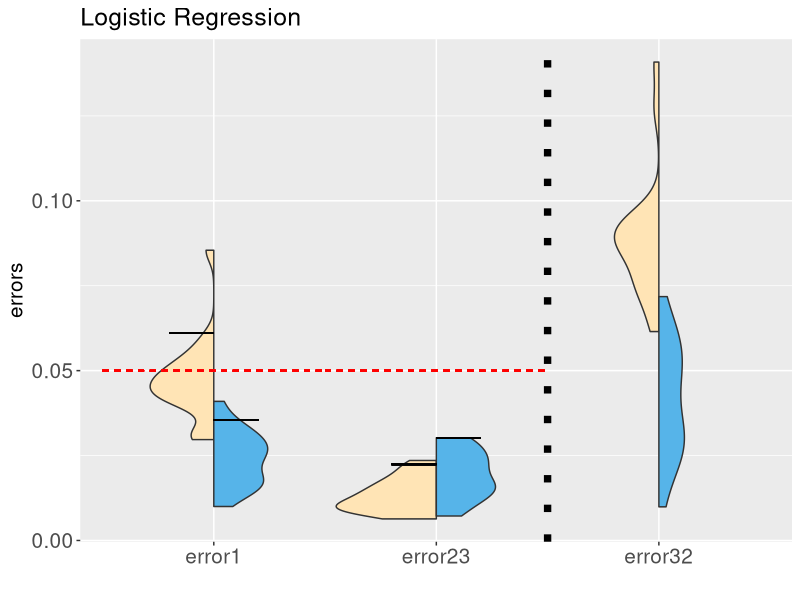

Write the R code that produced this figure. (Note: a time limit stopped this script after it produced the figure.)
####################
#generating SIMPLE EXAMPLE similar to the results in Figure 4 
library(nnet)
library(randomForest)
library(e1071)
library(pROC)
library(dplyr) 
library(ggplot2)
library(gridExtra)


##################
#functions for producing half violin plots
GeomSplitViolin <- ggproto("GeomSplitViolin", GeomViolin, 
                           draw_group = function(self, data, ..., draw_quantiles = NULL) {
                             data <- transform(data, xminv = x - violinwidth * (x - xmin), xmaxv = x + violinwidth * (xmax - x))
                             grp <- data[1, "group"]
                             newdata <- plyr::arrange(transform(data, x = if (grp %% 2 == 1) xminv else xmaxv), if (grp %% 2 == 1) y else -y)
                             newdata <- rbind(newdata[1, ], newdata, newdata[nrow(newdata), ], newdata[1, ])
                             newdata[c(1, nrow(newdata) - 1, nrow(newdata)), "x"] <- round(newdata[1, "x"])
                             
                             if (length(draw_quantiles) > 0 & !scales::zero_range(range(data$y))) {
                               stopifnot(all(draw_quantiles >= 0), all(draw_quantiles <=
                                                                         1))
                               quantiles <- ggplot2:::create_quantile_segment_frame(data, draw_quantiles)
                               aesthetics <- data[rep(1, nrow(quantiles)), setdiff(names(data), c("x", "y")), drop = FALSE]
                               aesthetics$alpha <- rep(1, nrow(quantiles))
                               both <- cbind(quantiles, aesthetics)
                               quantile_grob <- GeomPath$draw_panel(both, ...)
                               ggplot2:::ggname("geom_split_violin", grid::grobTree(GeomPolygon$draw_panel(newdata, ...), quantile_grob))
                             }
                             else {
                               ggplot2:::ggname("geom_split_violin", GeomPolygon$draw_panel(newdata, ...))
                             }
                           })

geom_split_violin <- function(mapping = NULL, data = NULL, stat = "ydensity", position = "identity", ..., 
                              draw_quantiles = NULL, trim = TRUE, scale = "area", na.rm = FALSE, 
                              show.legend = NA, inherit.aes = TRUE) {
  layer(data = data, mapping = mapping, stat = stat, geom = GeomSplitViolin, 
        position = position, show.legend = show.legend, inherit.aes = inherit.aes, 
        params = list(trim = trim, scale = scale, draw_quantiles = draw_quantiles, na.rm = na.rm, ...))
}
#######################################


# Classifer with respect to t1 and t2
np_decision <- function(t1,t2, prob){
  n = dim(prob)[1]
  d1 = which(prob[,1] >= t1)
  d2 = which(prob[,2]/prob[,3] >= t2)
  decision = rep(3,n)
  decision[d2] = 2
  decision[d1] = 1
  return(decision)
}




alpha_1 = 0.05
alpha_2 = 0.05
delta_1 = 0.05
delta_2 = 0.05
n1 = 500 # class 1
n2 = 500# class 2
n3 = 500# class 3
n_all = n1 + n2 + n3

pi_1 = n1 /n_all
pi_2 = n2 /n_all
pi_3 = n3 /n_all
n_check = 60000


nc1 = n_check*pi_1

nc2 = n_check*pi_2

nc3 = n_check*pi_3

ns1 = n1*0.5#the size of sample used to train scoring function for class 1
nt1 = n1*0.5 #the size of sample used to choose threshold t1
ns2 = n2*0.45
nt2 = n2*0.5
ne2 = n2*0.05
ns3 = n3*0.45
nt3 = n3*0.5
ne3 = n3*0.05
c = 2
c_n = c/sqrt(nt2)
#c_n = alpha_2
delta_22 = exp(-2* nt2 * c_n^2)
delta_21 = max(delta_2 - delta_22, 0)


k1_u = qbinom(delta_1, nt1, alpha_1)


error_non = NULL
error_sets = NULL

error_sets_1 = NULL
error_sets_2 = NULL
error_sets_3 = NULL
error_sets_12 = NULL
error_sets_13 = NULL
error_sets_21 = NULL
error_sets_23 = NULL
error_sets_31 = NULL
error_sets_32 = NULL
error_sets_star = NULL
error_sets_e = NULL
error_sets_32_0  = NULL
error_sets_23_0 = NULL
error_sets_star_0 = NULL
error_sets_e_0  = NULL
set.seed(202201)
for(ii in 1:20){
  
  set_1 = data.frame(Y = rep(1,n1), X = rnorm(n1, 0, 1), X2 = rnorm(n1, -1, 1))
  set_2 = data.frame(Y = rep(2,n2), X = rnorm(n2,-1, 1), X2 = rnorm(n2, 1, 1))
  set_3 = data.frame(Y = rep(3,n3), X = rnorm(n3, 1, 1), X2 = rnorm(n3, 0, 1))
  
  
  set_s = rbind(set_1[1:ns1,],set_2[1:ns2,], set_3[1:ns3,] )
  set_t = rbind(set_1[(ns1 + 1) : (ns1 + nt1),],set_2[(ns2 + 1) : (ns2 + nt2),],set_3[(ns3 + 1) : (ns3 + nt3),] )
  
  set_2e = set_2[(ns2 + nt2 + 1) : n2,] 
  set_3e = set_3[(ns3 + nt3 + 1) : n3,] 
  set_e = rbind(set_2e, set_3e)
  
  
  
  set_1c = data.frame(Y = rep(1,nc1), X = rnorm(nc1, 0, 1), X2 = rnorm(nc1, -1, 1))
  set_2c = data.frame(Y = rep(2,nc2), X = rnorm(nc2,-1, 1), X2 = rnorm(nc2, 1, 1))
  set_3c = data.frame(Y = rep(3,nc3), X = rnorm(nc3, 1, 1), X2 = rnorm(nc3, 0, 1))
  set_c = rbind(set_1c,set_2c, set_3c)
  
  
  model_1 <-  multinom(as.factor(Y)~.,data = rbind(set_s,set_2e, set_3e))
  model <-  multinom(as.factor(Y)~.,data = rbind(set_s, set_3[(ns3 + 1) : (ns3 + nt3),]))
  
  
  prob_set = predict(model_1, newdata = set_t, "probs")#
  Y_1 = set_t$Y
  Y_1[which( Y_1 > 1)] = 2
  
  t1_set<- roc(Y_1,  prob_set[,1],levels=c(1, 2), direction=">") %>%
    coords(transpose = FALSE) %>%
    filter(specificity >= 1 -alpha_1)
  t1 = max(t1_set[,1])
  
  index_Y_2 = which( set_t$Y %in% c(2,3))
  prob_2_inter =  prob_set[which( set_t$Y %in% c(2,3)), ]
  prob_2 = prob_2_inter[,2]/ prob_2_inter[,3]
  Y_2 = set_t$Y[which( set_t$Y %in% c(2,3))]
  
  t2_set<- roc(Y_2, prob_2,levels=c(2,3), direction=">") %>%
    coords(transpose = FALSE) %>%
    filter(specificity>= 1- alpha_2)
  t2 = max(t2_set[,1])
  prob_c = predict(model_1, newdata = set_c, "probs") #
  class = np_decision(t1,t2,prob_c)
  error = 1 - sum(class == set_c$Y)/(nc1 + nc2 + nc3)
  i_class = which(set_c$Y == 1)
  error1 = mean(class[i_class]!= 1)
  error12 = mean(class[i_class]== 2)
  error13 = mean(class[i_class]== 3)
  
  i_class = which(set_c$Y == 2)
  error2 = mean(class[i_class]!= 2)
  error21 = mean(class[i_class]== 1)
  error23 = mean(class[i_class]== 3)
  
  
  
  i_class = which(set_c$Y == 3)
  error3 = mean(class[i_class]!= 3)
  
  error31 = mean(class[i_class]== 1)
  error32 = mean(class[i_class]== 2)
  
  error_non = rbind(error_non, c(error, error1,error12,error13,error2,error21,error23, error3,error31,error32))
  
  prob_set = predict(model, newdata = set_t, "probs")
  prob_1 =  prob_set[which( set_t$Y == 1), ]
  prob_2 =  prob_set[which( set_t$Y == 2), ]
  prob_e = predict(model, newdata = set_e, "probs")
  prob_c = predict(model, newdata = set_c, "probs")
  set_T_1 = sort(prob_1[,1])
  k2_l = qbinom(delta_2, nt2, alpha_2)
  t2_l = sort(prob_2[,2]/prob_2[,3])[k2_l]
  error_set = NULL
  error_set_1 = NULL
  error_set_2 = NULL
  error_set_3 = NULL
  error_set_12 = NULL
  error_set_13 = NULL
  error_set_21 = NULL
  error_set_23 = NULL
  error_set_31 = NULL
  error_set_32 = NULL
  error_set_star = NULL
  error_set_e  = NULL
  for (k1 in 1:k1_u){
    t1 = set_T_1[k1]
    set_T_2 = prob_2[which(prob_2[,1] < t1),2]/prob_2[which(prob_2[,1] < t1),3]
    nt22 = length(set_T_2)
    p_hat =nt22 /nt2 
    p_2 = p_hat + c_n
    alpha_21 = alpha_2/p_2
    if(alpha_21 <= 1) {k2 = qbinom(delta_21, nt22, alpha_21)}else{k2 = 0}
    t2 = sort(set_T_2)[k2]
    if(k2 == 0){t2 = t2_l}
    
    
    class = np_decision(t1,t2,prob_e)
    i_class = which(set_e$Y == 2)
    error2e = mean(class[i_class]== 1)
    i_class = which(set_e$Y == 3)
    error3e = mean(class[i_class]!= 3 )
    error_e = pi_2*error2e + pi_3*error3e
    error_set_e = c(error_set_e,error_e)
    
    class = np_decision(t1,t2,prob_c)
    error = 1 - sum(class == set_c$Y)/(nc1 + nc2 + nc3)
    error_set = c(error_set,error)
    i_class = which(set_c$Y == 1)
    error = mean(class[i_class]!= 1)
    error_set_1 = c(error_set_1,error)
    error = mean(class[i_class]== 2)
    error_set_12 = c(error_set_12,error)
    error = mean(class[i_class]== 3)
    error_set_13 = c(error_set_13,error)
    
    i_class = which(set_c$Y == 2)
    error = mean(class[i_class]!= 2)
    error_set_2 = c(error_set_2,error)
    error = mean(class[i_class]== 1)
    error_set_21 = c(error_set_21,error)
    error = mean(class[i_class]== 3)
    error_set_23 = c(error_set_23,error)
    
    
    i_class = which(set_c$Y == 3)
    error = mean(class[i_class]!= 3)
    error_set_3 = c(error_set_3,error)
    error = mean(class[i_class]== 1)
    error_set_31 = c(error_set_31,error)
    error = mean(class[i_class]== 2)
    error_set_32 = c(error_set_32,error)
    
    n_class =c( which(set_c$Y == 1), which(set_c$Y == 2 & class == 3))
    
    error = sum(class[-n_class]!= set_c$Y[-n_class])/(nc1 + nc2 + nc3)
    error_set_star = c(error_set_star,error)
  }
  error_sets = rbind(error_sets,error_set)
  error_sets_1 = rbind(error_sets_1,error_set_1)
  error_sets_12 = rbind(error_sets_12,error_set_12)
  error_sets_13= rbind(error_sets_13,error_set_13)
  error_sets_2 = rbind(error_sets_2,error_set_2)
  error_sets_21 = rbind(error_sets_21,error_set_21)
  error_sets_23 = rbind(error_sets_23,error_set_23)
  error_sets_3 = rbind(error_sets_3,error_set_3)
  error_sets_31 = rbind(error_sets_31,error_set_31)
  error_sets_32 = rbind(error_sets_32,error_set_32)
  error_sets_star = rbind(error_sets_star,error_set_star)
  error_sets_e = rbind(error_sets_e,error_set_e)
  
}



error_1_es = NULL
error_23_es = NULL
error_32_es = NULL
for(i in 1:20){
  min_k = max( which(error_sets_e[i,] == min(error_sets_e[i,])))
  error_1_es = c(error_1_es,error_sets_1[i, min_k ])    
  error_23_es = c(error_23_es,error_sets_23[i, min_k ]) 
  error_32_es = c(error_32_es,error_sets_32[i, min_k ])    
  
}


quant11 =  quantile(error_1_es ,probs = 0.95)
quant21 =  quantile(error_23_es,probs = 0.95)

quant31 =  quantile(error_non[,2],probs = 0.95)
quant41 =  quantile(error_non[,7],probs = 0.95)

table_record =   matrix( round( c(quant31,quant41,mean(error_non[,10]),quant11,quant21,mean(error_32_es)), digits = 3),
                         ncol = 3,byrow = TRUE)

rownames(table_record) = c("ROC","H-NP")
colnames(table_record) = c("Error1","Error23","Error32")

table_1 = table_record

plot_error= c(error_1_es ,error_23_es ,error_32_es ,error_non[,2],error_non[,7],error_non[,10])
errornames = rep(c("error1","error23","error32"),each = dim(error_non)[1])
errornames = rep(errornames,2)
method = rep(c("NP","ROC"),each = length(plot_error)/2)
plot_data = data.frame(errors =  plot_error , type =  errornames,method = method)



color_value = c("moccasin", "#56B4E9")

plot_data$method = factor(plot_data$method, level = c("ROC","NP"))


p4_1 <-ggplot(data = plot_data, aes( type , errors, fill = method)) + geom_split_violin(trim = TRUE)   +
  labs(title = "Logistic Regression", x = "")+
  geom_vline(xintercept = 2.5, size=2.5 , linetype="dotted")+
  scale_colour_manual(values = color_value) +  scale_fill_manual(values = color_value)  +
  geom_segment(aes(x = 0.5, y = 0.05, xend = 1.5, yend = 0.05),linetype="dashed",col = c("red"))+
  geom_segment(aes(x = 1.5, y = 0.05, xend = 2.5, yend = 0.05),linetype="dashed",col = c("red")) +
  geom_segment(aes(x = 1, y = quant11, xend = 1.2, yend = quant11)) +
  geom_segment(aes(x = 2, y = quant21, xend = 2.2, yend = quant21))+
  geom_segment(aes(x = 1, y = quant31, xend = 0.8, yend = quant31)) +
  geom_segment(aes(x = 2, y = quant41, xend = 1.8, yend = quant41))+
  theme(text = element_text(size = 15),
        axis.title.x = element_text(size = 15),
        axis.text.x = element_text(size = 15),
        axis.text.y = element_text(size = 15),
        axis.title.y = element_text(size = 15)) + theme(legend.position="none")

p4_1
###################################



error_non = NULL
error_sets = NULL

error_sets_1 = NULL
error_sets_2 = NULL
error_sets_3 = NULL
error_sets_12 = NULL
error_sets_13 = NULL
error_sets_21 = NULL
error_sets_23 = NULL
error_sets_31 = NULL
error_sets_32 = NULL
error_sets_star = NULL
error_sets_e = NULL

set.seed(202201)

for(ii in 1:20){
  
  set_1 = data.frame(Y = rep(1,n1), X = rnorm(n1, 0, 1), X2 = rnorm(n1, -1, 1))
  set_2 = data.frame(Y = rep(2,n2), X = rnorm(n2,-1, 1), X2 = rnorm(n2, 1, 1))
  set_3 = data.frame(Y = rep(3,n3), X = rnorm(n3, 1, 1), X2 = rnorm(n3, 0, 1))
  
  
  set_s = rbind(set_1[1:ns1,],set_2[1:ns2,], set_3[1:ns3,] )
  set_t = rbind(set_1[(ns1 + 1) : (ns1 + nt1),],set_2[(ns2 + 1) : (ns2 + nt2),],set_3[(ns3 + 1) : (ns3 + nt3),] )
  
  set_2e = set_2[(ns2 + nt2 + 1) : n2,] 
  set_3e = set_3[(ns3 + nt3 + 1) : n3,] 
  set_e = rbind(set_2e, set_3e)
  
  
  
  set_1c = data.frame(Y = rep(1,nc1), X = rnorm(nc1, 0, 1), X2 = rnorm(nc1, -1, 1))
  set_2c = data.frame(Y = rep(2,nc2), X = rnorm(nc2,-1, 1), X2 = rnorm(nc2, 1, 1))
  set_3c = data.frame(Y = rep(3,nc3), X = rnorm(nc3, 1, 1), X2 = rnorm(nc3, 0, 1))
  set_c = rbind(set_1c,set_2c, set_3c)
  
  model_1 <-  randomForest(as.factor(Y)~., data=rbind(set_s,set_2e, set_3e) , proximity=TRUE)
  model <-  randomForest(as.factor(Y)~., data=rbind(set_s, set_3[(ns3 + 1) : (ns3 + nt3),]) , proximity=TRUE)
  
  
  
  
  prob_set = predict(model_1, newdata = set_t, "prob")
  prob_set[which(prob_set == 0,arr.ind = TRUE)] = 1e-10
  Y_1 = set_t$Y
  Y_1[which( Y_1 > 1)] = 2
  
  t1_set<- roc(Y_1,  prob_set[,1],levels=c(1, 2), direction=">") %>%
    coords(transpose = FALSE) %>%
    filter(specificity >= 1 -alpha_1)
  t1 = max(t1_set[,1])
  
  index_Y_2 = which( set_t$Y %in% c(2,3))
  prob_2_inter =  prob_set[which( set_t$Y %in% c(2,3)), ]
  prob_2 = prob_2_inter[,2]/ prob_2_inter[,3]
  Y_2 = set_t$Y[which( set_t$Y %in% c(2,3))]
  
  t2_set<- roc(Y_2, prob_2,levels=c(2,3), direction=">") %>%
    coords(transpose = FALSE) %>%
    filter(specificity>= 1- alpha_2)
  t2 = max(t2_set[,1])
  prob_c = predict(model_1, newdata = set_c, "prob")
  class = np_decision(t1,t2,prob_c)
  error = 1 - sum(class == set_c$Y)/(nc1 + nc2 + nc3)
  i_class = which(set_c$Y == 1)
  error1 = mean(class[i_class]!= 1)
  error12 = mean(class[i_class]== 2)
  error13 = mean(class[i_class]== 3)
  
  i_class = which(set_c$Y == 2)
  error2 = mean(class[i_class]!= 2)
  error21 = mean(class[i_class]== 1)
  error23 = mean(class[i_class]== 3)
  
  
  
  i_class = which(set_c$Y == 3)
  error3 = mean(class[i_class]!= 3)
  
  error31 = mean(class[i_class]== 1)
  error32 = mean(class[i_class]== 2)
  
  error_non = rbind(error_non, c(error, error1,error12,error13,error2,error21,error23, error3,error31,error32))
  
  prob_set = predict(model, newdata = set_t, "prob")
  prob_1 =  prob_set[which( set_t$Y == 1), ]
  prob_2 =  prob_set[which( set_t$Y == 2), ]
  prob_e = predict(model, newdata = set_e, "prob")
  prob_c = predict(model, newdata = set_c, "prob")
  set_T_1 = sort(prob_1[,1])
  k2_l = qbinom(delta_2, nt2, alpha_2)
  t2_l = sort(prob_2[,2]/prob_2[,3])[k2_l]
  error_set = NULL
  error_set_1 = NULL
  error_set_2 = NULL
  error_set_3 = NULL
  error_set_12 = NULL
  error_set_13 = NULL
  error_set_21 = NULL
  error_set_23 = NULL
  error_set_31 = NULL
  error_set_32 = NULL
  error_set_star = NULL
  error_set_e  = NULL
  for (k1 in 1:k1_u){
    t1 = set_T_1[k1]
    set_T_2 = prob_2[which(prob_2[,1] < t1),2]/prob_2[which(prob_2[,1] < t1),3]
    nt22 = length(set_T_2)
    p_hat =nt22 /nt2 
    p_2 = p_hat + c_n
    alpha_21 = alpha_2/p_2
    if(alpha_21 <= 1) {k2 = qbinom(delta_21, nt22, alpha_21)}else{k2 = 0}
    t2 = sort(set_T_2)[k2]
    if(k2 == 0){t2 = t2_l}
    
    
    class = np_decision(t1,t2,prob_e)
    i_class = which(set_e$Y == 2)
    error2e = mean(class[i_class]== 1)
    i_class = which(set_e$Y == 3)
    error3e = mean(class[i_class]!= 3 )
    error_e = pi_2*error2e + pi_3*error3e
    error_set_e = c(error_set_e,error_e)
    
    class = np_decision(t1,t2,prob_c)
    error = 1 - sum(class == set_c$Y)/(nc1 + nc2 + nc3)
    error_set = c(error_set,error)
    i_class = which(set_c$Y == 1)
    error = mean(class[i_class]!= 1)
    error_set_1 = c(error_set_1,error)
    error = mean(class[i_class]== 2)
    error_set_12 = c(error_set_12,error)
    error = mean(class[i_class]== 3)
    error_set_13 = c(error_set_13,error)
    
    i_class = which(set_c$Y == 2)
    error = mean(class[i_class]!= 2)
    error_set_2 = c(error_set_2,error)
    error = mean(class[i_class]== 1)
    error_set_21 = c(error_set_21,error)
    error = mean(class[i_class]== 3)
    error_set_23 = c(error_set_23,error)
    
    
    i_class = which(set_c$Y == 3)
    error = mean(class[i_class]!= 3)
    error_set_3 = c(error_set_3,error)
    error = mean(class[i_class]== 1)
    error_set_31 = c(error_set_31,error)
    error = mean(class[i_class]== 2)
    error_set_32 = c(error_set_32,error)
    
    n_class =c( which(set_c$Y == 1), which(set_c$Y == 2 & class == 3))
    
    error = sum(class[-n_class]!= set_c$Y[-n_class])/(nc1 + nc2 + nc3)
    error_set_star = c(error_set_star,error)
  }
  error_sets = rbind(error_sets,error_set)
  error_sets_1 = rbind(error_sets_1,error_set_1)
  error_sets_12 = rbind(error_sets_12,error_set_12)
  error_sets_13= rbind(error_sets_13,error_set_13)
  error_sets_2 = rbind(error_sets_2,error_set_2)
  error_sets_21 = rbind(error_sets_21,error_set_21)
  error_sets_23 = rbind(error_sets_23,error_set_23)
  error_sets_3 = rbind(error_sets_3,error_set_3)
  error_sets_31 = rbind(error_sets_31,error_set_31)
  error_sets_32 = rbind(error_sets_32,error_set_32)
  error_sets_star = rbind(error_sets_star,error_set_star)
  error_sets_e = rbind(error_sets_e,error_set_e)
  
}



error_1_es = NULL
error_23_es = NULL
error_32_es = NULL
for(i in 1:20){
  min_k = max( which(error_sets_e[i,] == min(error_sets_e[i,])))
  error_1_es = c(error_1_es,error_sets_1[i, min_k ])    
  error_23_es = c(error_23_es,error_sets_23[i, min_k ]) 
  error_32_es = c(error_32_es,error_sets_32[i, min_k ])    
  
}



quant12 =  quantile(error_1_es ,probs = 0.95)
quant22 =  quantile(error_23_es,probs = 0.95)

quant32 =  quantile(error_non[,2],probs = 0.95)
quant42 =  quantile(error_non[,7],probs = 0.95)

table_record =   matrix( round( c(quant32,quant42,mean(error_non[,10]),quant12,quant22,mean(error_32_es)), digits = 3),
                         ncol = 3,byrow = TRUE)

rownames(table_record) = c("ROC","H-NP")
colnames(table_record) = c("Error1","Error23","Error32")

table_2 = table_record




plot_error= c(error_1_es ,error_23_es ,error_32_es ,error_non[,2],error_non[,7],error_non[,10])
errornames = rep(c("error1","error23","error32"),each = dim(error_non)[1])
errornames = rep(errornames,2)
method = rep(c("NP","ROC"),each = length(plot_error)/2)
plot_data = data.frame(errors =  plot_error , type =  errornames,method = method)



color_value = c("moccasin", "#56B4E9")

plot_data$method = factor(plot_data$method, level = c("ROC","NP"))


p4_2 <-ggplot(data = plot_data, aes( type , errors, fill = method)) + geom_split_violin(trim = TRUE)   +
  labs(title = "Random Forest", x = "")+
  geom_vline(xintercept = 2.5, size=2.5 , linetype="dotted")+
  scale_colour_manual(values = color_value) +  scale_fill_manual(values = color_value)  +
  geom_segment(aes(x = 0.5, y = 0.05, xend = 1.5, yend = 0.05),linetype="dashed",col = c("red"))+
  geom_segment(aes(x = 1.5, y = 0.05, xend = 2.5, yend = 0.05),linetype="dashed",col = c("red")) +
  geom_segment(aes(x = 1, y = quant12, xend = 1.2, yend = quant12)) +
  geom_segment(aes(x = 2, y = quant22, xend = 2.2, yend = quant22))+
  geom_segment(aes(x = 1, y = quant32, xend = 0.8, yend = quant32)) +
  geom_segment(aes(x = 2, y = quant42, xend = 1.8, yend = quant42))+
  theme(text = element_text(size = 15),
        axis.title.x = element_text(size = 15),
        axis.text.x = element_text(size = 15),
        axis.text.y = element_text(size = 15),
        axis.title.y = element_text(size = 15)) + theme(legend.position="none")

p4_2
#

###################################


error_non = NULL
error_sets = NULL

error_sets_1 = NULL
error_sets_2 = NULL
error_sets_3 = NULL
error_sets_12 = NULL
error_sets_13 = NULL
error_sets_21 = NULL
error_sets_23 = NULL
error_sets_31 = NULL
error_sets_32 = NULL
error_sets_star = NULL
error_sets_e = NULL
error_sets_32_0  = NULL
error_sets_23_0 = NULL
error_sets_star_0 = NULL
error_sets_e_0  = NULL
set.seed(202201)

for(ii in 1:20){
  
  set_1 = data.frame(Y = rep(1,n1), X = rnorm(n1, 0, 1), X2 = rnorm(n1, -1, 1))
  set_2 = data.frame(Y = rep(2,n2), X = rnorm(n2,-1, 1), X2 = rnorm(n2, 1, 1))
  set_3 = data.frame(Y = rep(3,n3), X = rnorm(n3, 1, 1), X2 = rnorm(n3, 0, 1))
  
  
  set_s = rbind(set_1[1:ns1,],set_2[1:ns2,], set_3[1:ns3,] )
  set_t = rbind(set_1[(ns1 + 1) : (ns1 + nt1),],set_2[(ns2 + 1) : (ns2 + nt2),],set_3[(ns3 + 1) : (ns3 + nt3),] )
  
  set_2e = set_2[(ns2 + nt2 + 1) : n2,] 
  set_3e = set_3[(ns3 + nt3 + 1) : n3,] 
  set_e = rbind(set_2e, set_3e)
  
  
  
  set_1c = data.frame(Y = rep(1,nc1), X = rnorm(nc1, 0, 1), X2 = rnorm(nc1, -1, 1))
  set_2c = data.frame(Y = rep(2,nc2), X = rnorm(nc2,-1, 1), X2 = rnorm(nc2, 1, 1))
  set_3c = data.frame(Y = rep(3,nc3), X = rnorm(nc3, 1, 1), X2 = rnorm(nc3, 0, 1))
  set_c = rbind(set_1c,set_2c, set_3c)
  
  model_1 <-   svm(as.factor(Y)~., data=rbind(set_s,set_2e, set_3e), kernel =
                     "linear", probability = TRUE)
  model <-   svm(as.factor(Y)~., data=rbind(set_s, set_3[(ns3 + 1) : (ns3 + nt3),]), kernel =
                   "linear", probability = TRUE)
  
  
  
  prob_set = attr(predict(  model_1, newdata = set_t, probability = TRUE),"probabilities")
  Y_1 = set_t$Y
  Y_1[which( Y_1 > 1)] = 2
  
  t1_set<- roc(Y_1,  prob_set[,1],levels=c(1, 2), direction=">") %>%
    coords(transpose = FALSE) %>%
    filter(specificity >= 1 -alpha_1)
  t1 = max(t1_set[,1])
  
  index_Y_2 = which( set_t$Y %in% c(2,3))
  prob_2_inter =  prob_set[which( set_t$Y %in% c(2,3)), ]
  prob_2 = prob_2_inter[,2]/ prob_2_inter[,3]
  Y_2 = set_t$Y[which( set_t$Y %in% c(2,3))]
  
  t2_set<- roc(Y_2, prob_2,levels=c(2,3), direction=">") %>%
    coords(transpose = FALSE) %>%
    filter(specificity>= 1- alpha_2)
  t2 = max(t2_set[,1])
  prob_c = attr(predict(  model_1, newdata = set_c, probability = TRUE),"probabilities")
  class = np_decision(t1,t2,prob_c)
  error = 1 - sum(class == set_c$Y)/(nc1 + nc2 + nc3)
  i_class = which(set_c$Y == 1)
  error1 = mean(class[i_class]!= 1)
  error12 = mean(class[i_class]== 2)
  error13 = mean(class[i_class]== 3)
  
  i_class = which(set_c$Y == 2)
  error2 = mean(class[i_class]!= 2)
  error21 = mean(class[i_class]== 1)
  error23 = mean(class[i_class]== 3)
  
  
  
  i_class = which(set_c$Y == 3)
  error3 = mean(class[i_class]!= 3)
  
  error31 = mean(class[i_class]== 1)
  error32 = mean(class[i_class]== 2)
  
  error_non = rbind(error_non, c(error, error1,error12,error13,error2,error21,error23, error3,error31,error32))
  
  prob_set = attr(predict(  model, newdata = set_t, probability = TRUE),"probabilities")
  prob_1 =  prob_set[which( set_t$Y == 1), ]
  prob_2 =  prob_set[which( set_t$Y == 2), ]
  prob_e = attr(predict(  model, newdata = set_e, probability = TRUE),"probabilities")
  prob_c = attr(predict(  model, newdata = set_c, probability = TRUE),"probabilities")
  set_T_1 = sort(prob_1[,1])
  k2_l = qbinom(delta_2, nt2, alpha_2)
  t2_l = sort(prob_2[,2]/prob_2[,3])[k2_l]
  error_set = NULL
  error_set_1 = NULL
  error_set_2 = NULL
  error_set_3 = NULL
  error_set_12 = NULL
  error_set_13 = NULL
  error_set_21 = NULL
  error_set_23 = NULL
  error_set_31 = NULL
  error_set_32 = NULL
  error_set_star = NULL
  error_set_e  = NULL
  for (k1 in 1:k1_u){
    t1 = set_T_1[k1]
    set_T_2 = prob_2[which(prob_2[,1] < t1),2]/prob_2[which(prob_2[,1] < t1),3]
    nt22 = length(set_T_2)
    p_hat =nt22 /nt2 
    p_2 = p_hat + c_n
    alpha_21 = alpha_2/p_2
    if(alpha_21 <= 1) {k2 = qbinom(delta_21, nt22, alpha_21)}else{k2 = 0}
    t2 = sort(set_T_2)[k2]
    if(k2 == 0){t2 = t2_l}
    
    
    class = np_decision(t1,t2,prob_e)
    i_class = which(set_e$Y == 2)
    error2e = mean(class[i_class]== 1)
    i_class = which(set_e$Y == 3)
    error3e = mean(class[i_class]!= 3 )
    error_e = pi_2*error2e + pi_3*error3e
    error_set_e = c(error_set_e,error_e)
    
    class = np_decision(t1,t2,prob_c)
    error = 1 - sum(class == set_c$Y)/(nc1 + nc2 + nc3)
    error_set = c(error_set,error)
    i_class = which(set_c$Y == 1)
    error = mean(class[i_class]!= 1)
    error_set_1 = c(error_set_1,error)
    error = mean(class[i_class]== 2)
    error_set_12 = c(error_set_12,error)
    error = mean(class[i_class]== 3)
    error_set_13 = c(error_set_13,error)
    
    i_class = which(set_c$Y == 2)
    error = mean(class[i_class]!= 2)
    error_set_2 = c(error_set_2,error)
    error = mean(class[i_class]== 1)
    error_set_21 = c(error_set_21,error)
    error = mean(class[i_class]== 3)
    error_set_23 = c(error_set_23,error)
    
    
    i_class = which(set_c$Y == 3)
    error = mean(class[i_class]!= 3)
    error_set_3 = c(error_set_3,error)
    error = mean(class[i_class]== 1)
    error_set_31 = c(error_set_31,error)
    error = mean(class[i_class]== 2)
    error_set_32 = c(error_set_32,error)
    
    n_class =c( which(set_c$Y == 1), which(set_c$Y == 2 & class == 3))
    
    error = sum(class[-n_class]!= set_c$Y[-n_class])/(nc1 + nc2 + nc3)
    error_set_star = c(error_set_star,error)
  }
  error_sets = rbind(error_sets,error_set)
  error_sets_1 = rbind(error_sets_1,error_set_1)
  error_sets_12 = rbind(error_sets_12,error_set_12)
  error_sets_13= rbind(error_sets_13,error_set_13)
  error_sets_2 = rbind(error_sets_2,error_set_2)
  error_sets_21 = rbind(error_sets_21,error_set_21)
  error_sets_23 = rbind(error_sets_23,error_set_23)
  error_sets_3 = rbind(error_sets_3,error_set_3)
  error_sets_31 = rbind(error_sets_31,error_set_31)
  error_sets_32 = rbind(error_sets_32,error_set_32)
  error_sets_star = rbind(error_sets_star,error_set_star)
  error_sets_e = rbind(error_sets_e,error_set_e)
  
}



error_1_es = NULL
error_23_es = NULL
error_32_es = NULL
for(i in 1:20){
  min_k = max( which(error_sets_e[i,] == min(error_sets_e[i,])))
  error_1_es = c(error_1_es,error_sets_1[i, min_k ])    
  error_23_es = c(error_23_es,error_sets_23[i, min_k ]) 
  error_32_es = c(error_32_es,error_sets_32[i, min_k ])    
  
}

quant13 =  quantile(error_1_es ,probs = 0.95)
quant23 =  quantile(error_23_es,probs = 0.95)

quant33 =  quantile(error_non[,2],probs = 0.95)
quant43 =  quantile(error_non[,7],probs = 0.95)

table_record =   matrix( round( c(quant33,quant43,mean(error_non[,10]),quant13,quant23,mean(error_32_es)), digits = 3),
                         ncol = 3,byrow = TRUE)

rownames(table_record) = c("ROC","H-NP")
colnames(table_record) = c("Error1","Error23","Error32")

table_3 = table_record



plot_error= c(error_1_es ,error_23_es ,error_32_es ,error_non[,2],error_non[,7],error_non[,10])
errornames = rep(c("error1","error23","error32"),each = dim(error_non)[1])
errornames = rep(errornames,2)
method = rep(c("NP-adjusted","ROC"),each = length(plot_error)/2)
plot_data = data.frame(errors =  plot_error , type =  errornames,method = method)


color_value = c("moccasin", "#56B4E9")

plot_data$method = factor(plot_data$method, level = c("ROC","NP-adjusted"))


p4_3 <-ggplot(data = plot_data, aes( type , errors, fill = method)) + geom_split_violin(trim = TRUE)   +
  labs(title = "SVM", x = "")+
  geom_vline(xintercept = 2.5, size=2.5 , linetype="dotted")+
  scale_colour_manual(values = color_value) +  scale_fill_manual(values = color_value)  +
  geom_segment(aes(x = 0.5, y = 0.05, xend = 1.5, yend = 0.05),linetype="dashed",col = c("red"))+
  geom_segment(aes(x = 1.5, y = 0.05, xend = 2.5, yend = 0.05),linetype="dashed",col = c("red")) +
  geom_segment(aes(x = 1, y = quant13, xend = 1.2, yend = quant13)) +
  geom_segment(aes(x = 2, y = quant23, xend = 2.2, yend = quant23))+
  geom_segment(aes(x = 1, y = quant33, xend = 0.8, yend = quant33)) +
  geom_segment(aes(x = 2, y = quant43, xend = 1.8, yend = quant43))+
  theme(text = element_text(size = 15),
        axis.title.x = element_text(size = 15),
        axis.text.x = element_text(size = 15),
        axis.text.y = element_text(size = 15),
        axis.title.y = element_text(size = 15)) + theme(legend.position="none")

p4_3
#
############################
# SIMPLE EXAMPLE half violin plots similar to that in Figure 4
grid.arrange(p4_1,p4_2,p4_3)


#################
#SIMPLE EXAMPLE Table in similar to that in Figure 4
#logistic
table_1
#random forest
table_2
#svm
table_3
